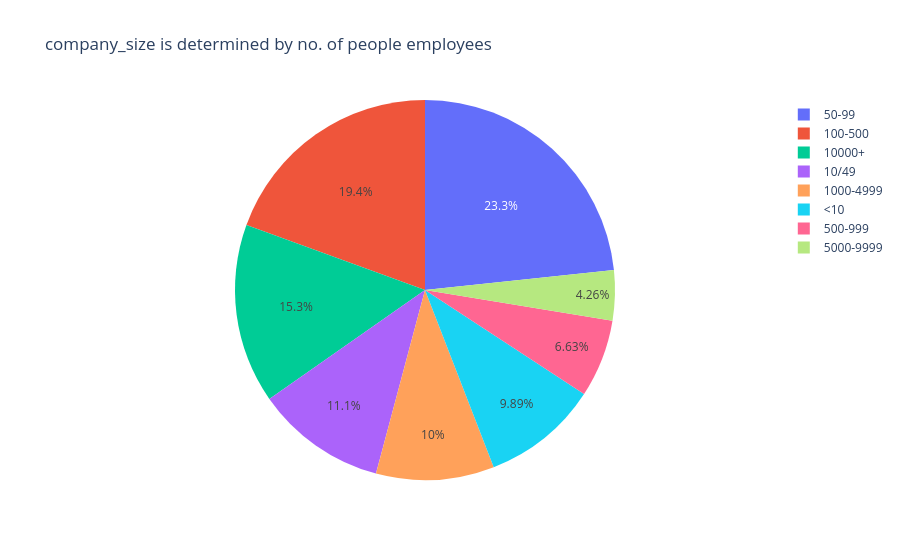

Notebook code cell kept with this figure:
### Code cell
# At the end let’s analyze the distribution of the size of the company which is determined by the number of employees working in the company
plot_gender = train['company_size'].value_counts().reset_index()
plot_gender.columns = ['company_size','count']

px.pie(plot_gender,values='count',names='company_size',template='plotly_white',title='company_size is determined by no. of people employees')

### Figure 1 — Plotly figure (JSON) as saved in the notebook; plotly's stock layout.template omitted (floating-point values rounded to 4 significant figures)
{"data": [{"domain": {"x": [0, 1], "y": [0, 1]}, "hovertemplate": "company_size=%{label}<br>count=%{value}<extra></extra>", "labels": ["50-99", "100-500", "10000+", "10/49", "1000-4999", "<10", "500-999", "5000-9999"], "legendgroup": "", "name": "", "showlegend": true, "type": "pie", "values": [3083, 2571, 2019, 1471, 1328, 1308, 877, 563]}], "layout": {"legend": {"tracegroupgap": 0}, "title": {"text": "company_size is determined by no. of people employees"}}}
